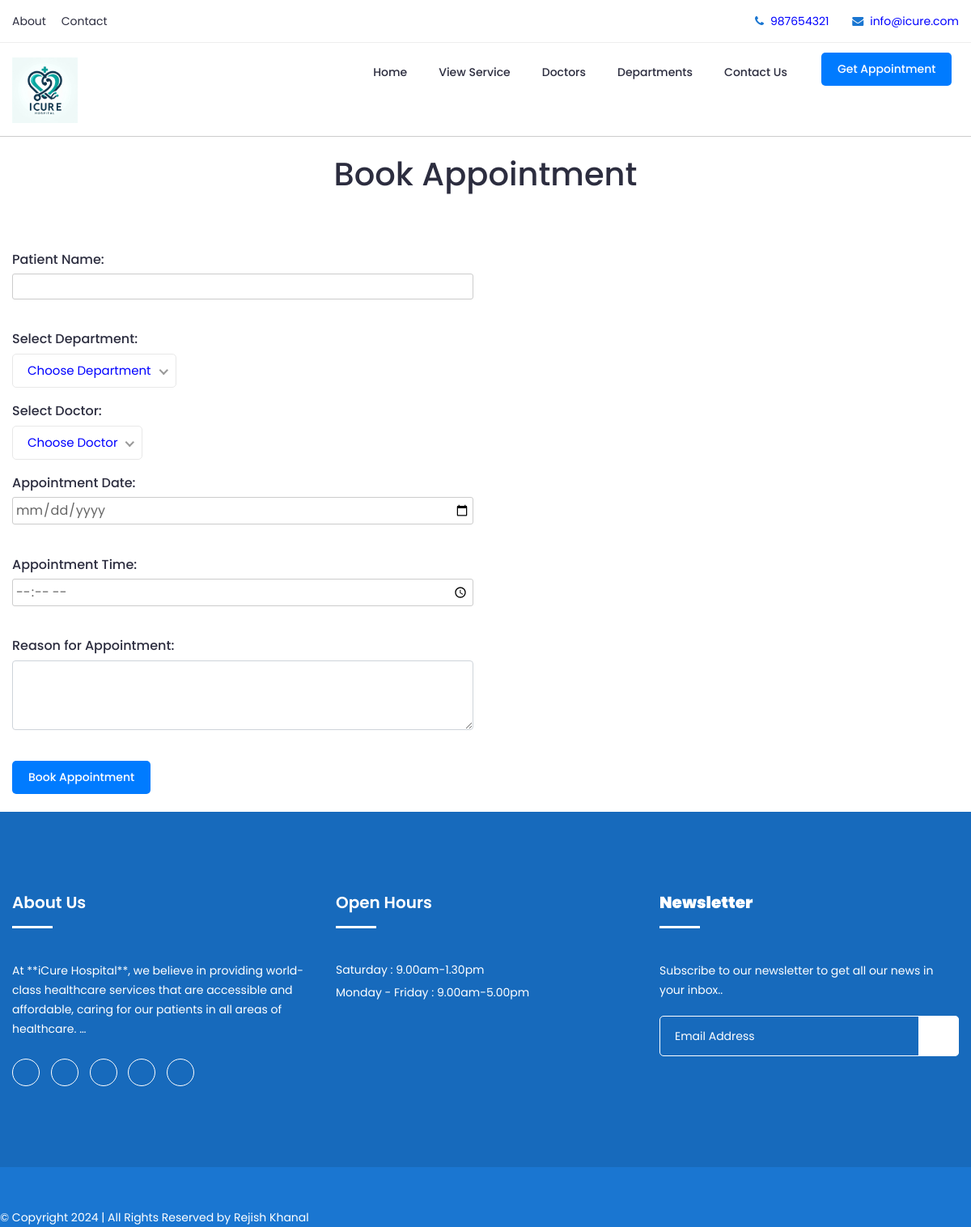
/Appointment, run on the app's committed database.
### healthcare/models.py (models this page shows, shortened)
class Setting(models.Model):
    name = models.CharField( max_length=50,unique=True)
    logo = models.ImageField(upload_to=None, height_field=None, width_field=None, max_length=None)
    address = models.CharField( max_length=100,null=True,blank=True)
    phone = models.CharField( max_length=100,null=True,blank=True)
    email = models.CharField( max_length=100,null=True,blank=True)
    facebook = models.CharField( max_length=100,null=True,blank=True)
    twitter = models.CharField( max_length=100,null=True,blank=True)
    instagram = models.CharField( max_length=100,null=True,blank=True)
    linkedin = models.CharField( max_length=100,null=True,blank=True)
    youtube = models.CharField( max_length=100,null=True,blank=True)
    about = RichTextField()
    class Meta:
        verbose_name = 'Setting'
        verbose_name_plural = 'Setting'

### healthcare/views.py (the view)
# urls.py: path('Appointment',views.appointment,name="appointment"),
def appointment(request):
    if request.method == 'POST':
        patient_name = request.POST.get('patient_name')
        department_id = request.POST.get('department')
        doctor_id = request.POST.get('doctor')
        appointment_date = request.POST.get('appointment_date')
        appointment_time = request.POST.get('appointment_time')
        reason = request.POST.get('reason')
        doctor = Doctor.objects.get(id=doctor_id)
        department = Department.objects.get(id=department_id)
        Appointment.objects.create(
            patient_name=patient_name,
            department=department,
            doctor=doctor,
            appointment_date=appointment_date,
            appointment_time=appointment_time,
            reason=reason
        )
        messages.success(request, 'Appointment booked successfully')
        return redirect("/")
    else:
        data = {
            'appointments': Appointment.objects.all(),
            'departments': Department.objects.all(),
            'doctors': Doctor.objects.all(),
        }
    return render(request, 'pages/appointment/appointment.html', data)

### healthcare/general.py (called while the page is built)
def global_data_pass(request):
    data = {
        'setting':Setting.objects.first(),
    }
    return  data

### healthcare/models.py (called while the page is built)
    def __str__(self):
        return self.name

### healthcare/templates/pages/appointment/appointment.html (shortened to what this page needs)
{% extends "layouts/master.html" %}
{% load static %}
{% block content %}
<section>
<div class="container">
    <div class="col-md-12">
    </div>
</section>
  <section>
    <div class="text-center mx-auto mb-5 wow fadeInUp" data-wow-delay="0.1s" style="max-width: 600px;">
        <h1>Book Appointment</h1>
    </div>
</section>
<br>
<section>
<div class="container">
    <div class="row">
        <div class="col-md-6">
            <form action="{% url 'appointment' %}" method="POST">
                <div class="form-group">
                    <label for="patient_name"><h6>Patient Name:</h6></label>
                    <input type="text" class="form-control" id="patient_name" name="patient_name" required>
                </div>
                <br>
                <div class="form-group">
                    <label for="department"><h6>Select Department:</h6></label><br>
                </div>
                <br>
                <div class="form-group"><br>
                    <label for="doctor"><h6>Select Doctor:</h6></label><br>
                </div>
                <br>
                <div class="form-group"><br>
                    <label for="appointment_date"><h6>Appointment Date:</h6></label>
                    <input type="date" class="form-control" id="appointment_date" name="appointment_date" required>
                </div>
                <br>
                <div class="form-group">
                    <label for="appointment_time"><h6>Appointment Time:</h6></label>
                    <input type="time" class="form-control" id="appointment_time" name="appointment_time" required>
                </div>
                <br>
                <div class="form-group">
                    <label for="reason"><h6>Reason for Appointment:</h6></label>
                    <textarea class="form-control" id="reason" name="reason" rows="3" required></textarea>
                </div>
                <br>
                <button type="submit" class="btn btn-primary">Book Appointment</button>
            </form>
        </div>
    </div>
</div>
</section>
{% endblock %}

### healthcare/templates/layouts/nav.html
{% load static %}
<section>
    <header class="header">
        <div class="topbar">
            <div class="container">
                <div class="row">
                    <div class="col-lg-6 col-md-5 col-12">
                        <ul class="top-link">
                            <li><a href="{% url 'about' %}">About</a></li>
                            <li><a href="{% url 'contact' %}">Contact</a></li>
                        </ul>
                    </div>
                    <div class="col-lg-6 col-md-7 col-12">
                        <ul class="top-contact">
                            <li><i class="fa fa-phone"></i><a href="tel:{{setting.phone}}"><span>{{setting.phone}}</span></li>
                            <li><i class="fa fa-envelope"></i><a href="mailto:{{setting.email}}"><span>{{setting.email}}</span></a></li>
                        </ul>
                    </div>
                </div>
            </div>
        </div>
        <div class="header-inner">
            <div class="container">
                <div class="inner">
                    <div class="row">
                        <div class="col-lg-3 col-md-3 col-12">
                            <section>
                            <div class="logo">
                                <a href="{% url 'home' %}"><img src="{{ setting.logo.url }}" height="50%" width="30%"></a>
                            </div>
                            </section>
                        </div>
                        <div class="col-lg-7 col-md-9 col-12">
                            <div class="main-menu">
                                <nav class="navigation">
                                    <ul class="nav menu">
                                        <li><a href="{% url 'home' %}">Home</a></li>
                                        <li><a href="{% url 'services' %}">View Service</a></li>
                                        <li><a href="{% url 'doctor' %}">Doctors</a></li>
                                        <li><a href="{% url 'department' %}">Departments</a></li>
                                        <li><a href="{% url 'contact' %}">Contact Us</a></li>
                                    </ul>
                                </nav>
                            </div>
                        </div>
                        <div class="col-lg-2 col-12">
                            <div class="get-quote">
                                <a href="{% url 'appointment' %}" class="btn btn-primary">Get Appointment</a>
                            </div>
                        </div>
                    </div>
                </div>
            </div>
        </div>
        <hr>
</header>
</section>

### healthcare/templates/layouts/footer.html (shortened to what this page needs)
{%load static %}
<footer>
    <br>
    <section class="footer">
    <div class="footer-top">
        <div class="container">
            <div class="row">
                <div class="col-lg-4 col-md-6 col-12">
                    <div class="single-footer">
                        <h2>About Us</h2>
                        <p> {{ setting.about |truncatewords:24 |safe}}</p>
                        <ul class="social">
                            <li><a href="{{setting.facebook}}"><i class="icofont-facebook" alt="Facebook"></i></a></li>
                            <li><a href="{{setting.instagram}}"><i class="icofont-instagram" alt="Instgram"></i></a></li>
                            <li><a href="{{setting.twitter}}"><i class="icofont-twitter"alt="Twitter"></i></a></li>
                            <li><a href="{{setting.linkedin}}"><i class="icofont-linkedin" alt="Linkedin"></i></a></li>
                            <li><a href="{{setting.youtube}}"><i class="icofont-youtube" alt="Youtube"></i></a></li>
                        </ul>
                    </div>
                </div>
                <div class="col-lg-4 col-md-6 col-12">
                    <div class="single-footer">
                        <h2>Open Hours</h2>
                        <ul class="time-sidual">
                            <li class="day">Saturday : 9.00am-1.30pm</li>
                            <li class="day">Monday - Friday : 9.00am-5.00pm </li>
                        </ul>
                    </div>
                </div>
                <div class="col-lg-4 col-md-6 col-12">
                    <div class="single-footer">
                        <h2><b> Newsletter</b></h2>
                        <p>Subscribe to our newsletter to get all our news in your inbox..</p>
                        <form action="mail/mail.php" method="get" target="_blank" class="newsletter-inner">
                            <input name="email" placeholder="Email Address" class="common-input" onfocus="this.placeholder = ''"
                                onblur="this.placeholder = 'Your email address'" required="" type="email">
                            <button class="button"><i class="icofont icofont-paper-plane"></i></button>
                        </form>
                    </div>
                </div>
            </div>
        </div>
    </div>
    <div class="copyright"></div>
        <div class="footer-buttom">
            <div class="container">
                <div class="row">
                    <div class="copyright-content">
                    <p>© Copyright 2024  |  All Rights Reserved by  Rejish Khanal </p>
                    </div>
                    </div>
                </div>
            </div>
    </section>
</footer>

### data on the page
Setting: phone "987654321", email "info@icure.com", logo (picture), about "At **iCure Hospital**, we believe in providing world-class healthcare services that are accessible and affordable, caring for our patients in all areas of healthcare. …"
